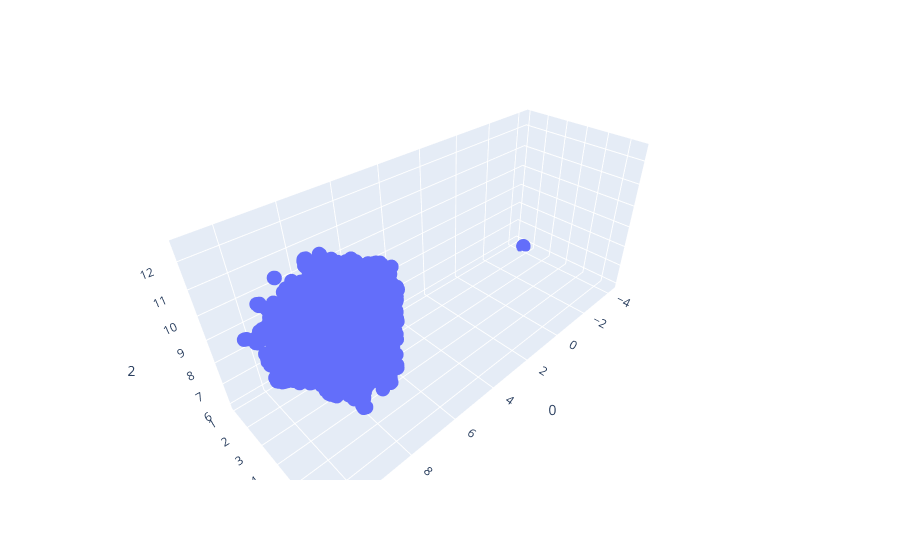

Notebook code for this chart:
### Code cell
fig_3d = px.scatter_3d(
    selected_outlier_subset_embeddings_umap, x=0, y=1, z=2,
)
fig_3d.update_traces(marker_size=5)
fig_3d.show()

### Figure 1 — Plotly figure (JSON) as saved in the notebook; plotly's stock layout.template omitted (floating-point values rounded to 4 significant figures; data arrays with more than 128 entries replaced by an {"elided": "..."} marker saying what was removed)
{"data": [{"hovertemplate": "0=%{x}<br>1=%{y}<br>2=%{z}<extra></extra>", "legendgroup": "", "marker": {"color": "#636efa", "size": 5, "symbol": "circle"}, "mode": "markers", "name": "", "scene": "scene", "showlegend": false, "type": "scatter3d", "x": {"elided": "4520 float values"}, "y": {"elided": "4520 float values"}, "z": {"elided": "4520 float values"}}], "layout": {"legend": {"tracegroupgap": 0}, "margin": {"t": 60}, "scene": {"domain": {"x": [0, 1], "y": [0, 1]}, "xaxis": {"title": {"text": "0"}}, "yaxis": {"title": {"text": "1"}}, "zaxis": {"title": {"text": "2"}}}}}
